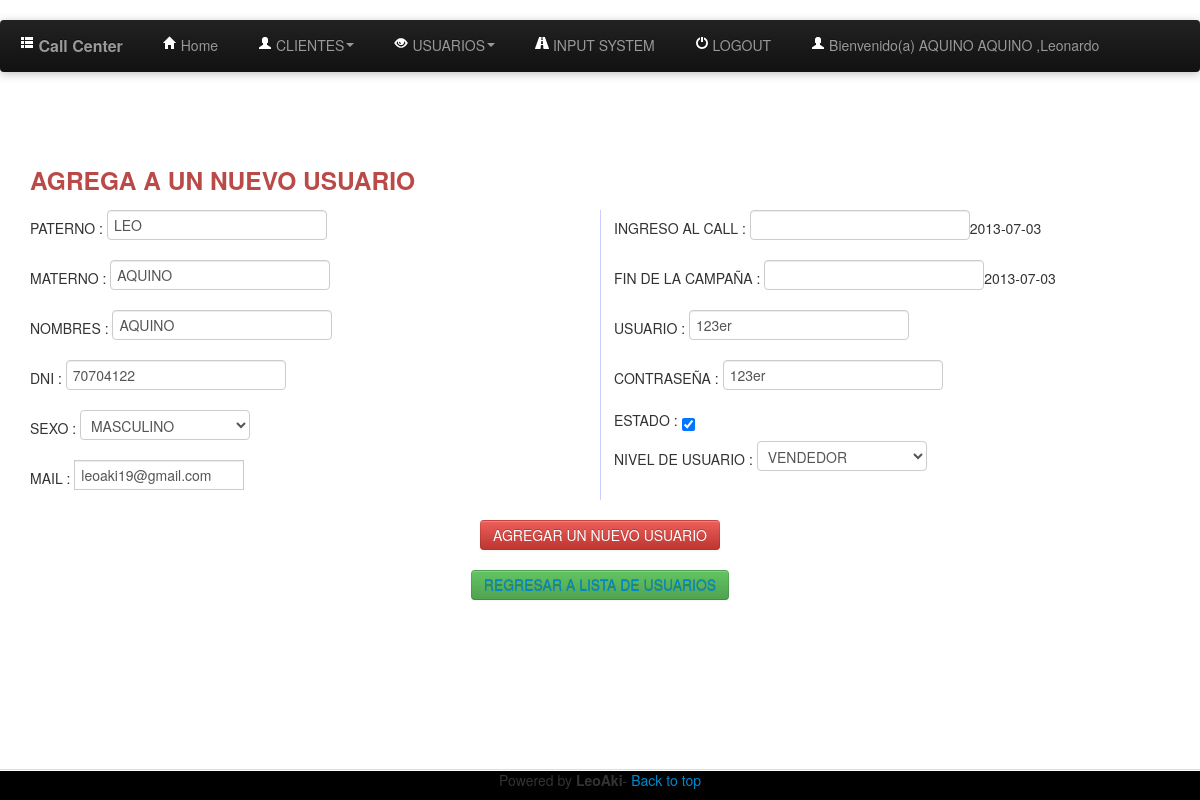
The page /procesa3.php?code=11 (signed in) on the database its author committed.
### tables this page shows
CREATE TABLE IF NOT EXISTS `Persona` (
  `codigo` int(11) NOT NULL AUTO_INCREMENT,
  `paterno` varchar(50) DEFAULT NULL,
  `materno` varchar(50) DEFAULT NULL,
  `nombres` varchar(100) DEFAULT NULL,
  `dni` char(8) DEFAULT NULL,
  `sexo` char(1) DEFAULT NULL,
  `email` varchar(100) DEFAULT NULL,
  `inicio` date DEFAULT NULL,
  `fin` date NOT NULL,
  `usuario` varchar(25) NOT NULL,
  `contrasena` varchar(32) NOT NULL,
  `nivel` int(4) NOT NULL,
  `estado` int(1) NOT NULL,
  `ultimasesion` datetime NOT NULL,
  PRIMARY KEY (`codigo`)
);

### class/Persona.php (called while the page is built, shortened)
<?php
require_once 'CONECTION.php';
class Persona extends Conection{
    private $PATERNO;
    private $MATERNO;
    private $NOMBRES;
    private $DNI;
    private $SEXO;
    private $EMAIL;
    private $INICIO;
    private $FIN;
    private $USUARIO;
    private $CONTRASENA;
    public function getUSUARIO() {
        return $this->USUARIO;
    }
    public function getCONTRASENA() {
        return $this->CONTRASENA;
    }
    public function getPATERNO() {
        return $this->PATERNO;
    }
    public function getMATERNO() {
        return $this->MATERNO;
    }
    public function getNOMBRES() {
        return $this->NOMBRES;
    }
    public function getDNI() {
        return $this->DNI;
    }
    public function getSEXO() {
        return $this->SEXO;
    }
    public function getEMAIL() {
        return $this->EMAIL;
    }
    public function getINICIO() {
        return $this->INICIO;
    }
    public function getFIN() {
        return $this->FIN;
    }
    public function QUIENES($dni) {
        $coneccion= new Conection();
        $consulta=  mysql_query("Select * from persona where codigo='".$dni."';");
        return $consulta;
    }
    public function setDATA($codigo,$paterno,$materno,$nombres,$dni,$sexo,$email,$inicio,$fin,$usuario,$contrasena,$nivel,$estado,$ultimasesion){
        $this->PATERNO=$paterno;
        $this->MATERNO=$materno;
        $this->NOMBRES=$nombres;
        $this->DNI=$dni;
        $this->SEXO=$sexo;
        $this->EMAIL=$email;
        $this->INICIO=$inicio;
        $this->FIN=$fin;
        $this->USUARIO=$usuario;
        $this->CONTRASENA=$contrasena;
    }
    public function BUSCAR($codigo) {
        $conectar=new Conection();
        $PERSONA= new Persona();
        $query=  mysql_query("select * from persona where codigo=".$codigo);
        if($query){
            while ($row = mysql_fetch_array($query)) {
                $PERSONA->setDATA($row[0],$row[1],$row[2],$row[3],$row[4],$row[5],$row[6],$row[7],$row[8],$row[9],$row[10],$row[11],$row[12],$row[13]);
            }
        }  else {
            echo 'NO SE ENCONTRO NINGUN REGISTRO';
        }
        return $PERSONA;
    }
}
?>

### class/CONECTION.php (called while the page is built, shortened)
<?php
class CONECTION {
    public function CONECT() {
        $this->SERVER="localhost";
        $this->BD="CALL_CENTER";
        $this->PASS="lncc";
        $this->USER="root";
        $this->CONECCION=mysql_connect($this->SERVER, $this->USER, $this->PASS) or
                die (mysql_error());
        return $this->CONECCION;
    }
}
?>

### procesa3.php (the view, shortened to what this page needs)
<?php session_start();
$coder=$_GET['code'];
?>
<!DOCTYPE html>
<html lang="es">
<head>
</head>
<?php
require_once 'class/Persona.php';
$person= new Persona();
$valor=$person->BUSCAR($coder);
if(!$_SESSION['USERINPUT'])
{
session_start();
session_destroy();
header('location: index.php');
}else{
    require_once 'includes/header.php';
?>
<body>
<center>
<div style="width: 95%; text-align: justify" id="divmain">
    <h3 class="text-error">AGREGA A UN NUEVO USUARIO</h3>
<form id="frm1" name="frm1" action="" method="POST" onsubmit='agregarPais();'>
<div class="multicolumna5columnas">
<div class="control-group">
    <span class="control-label">PATERNO : </span>
    <input type="text" id="txtpat" name="txtpat" value="<?php echo $valor->getPATERNO(); ?>">
</div>
<div class="control-group">
    <span class="control-label">MATERNO : </span>
    <input type="text" id="txtmat" name="txtmat" value="<?php echo $valor->getMATERNO(); ?>">
</div>
<div class="control-group">
    <span class="control-label">NOMBRES : </span>
    <input type="text" id="txtname" name="txtname" value="<?php echo $valor->getNOMBRES(); ?>">
</div>
<div class="control-group">
    <span class="control-label">DNI : </span>
    <input type="text" id="txtdni" name="txtdni"maxlength="8"  value="<?php echo $valor->getDNI(); ?>"/>
</div>
<div class="control-group">
    <span class="control-label">SEXO : </span>
    <select class="span2" id="txtsexo" name="txtsexo" value="<?php echo $valor->getSEXO(); ?>"/>
        <option value="M">MASCULINO</option>
</div>
    <span class="control-label">MAIL : </span>
    <div class="input-prepend input-append">
    <input class="span2" id="txtmail1" name="txtmail1" type="text" value="<?php echo $valor->getEMAIL(); ?>"/>
    </div>
<div class="control-group">
    <span class="control-label">INGRESO AL CALL : </span>
    <input type="text" id="datepicker" name="datepicker" size="30"/><?php echo $valor->getINICIO(); ?>
</div>
<div class="control-group">
    <span class="control-label">FIN DE LA CAMPA&Ntilde;A : </span>
    <input type="text" id="datepicker2" name="datepicker2" size="30"/><?php echo $valor->getFIN(); ?>
</div>
<div class="control-group">
    <span class="control-label">USUARIO : </span>
    <input type="text" id="txtuser" name="txtuser" value="<?php echo $valor->getUSUARIO(); ?>"/>
</div>
<div class="control-group">
    <span class="control-label">CONTRASE&Ntilde;A : </span>
    <input type="text" id="txtcontra" name="txtcontra" value="<?php echo $valor->getCONTRASENA(); ?>"/>
</div>
<div class="control-group">
    <span class="control-label">ESTADO : </span>
    <input type="checkbox" id="txtstatus" name="txtstatus" checked>
</div>
<div class="control-group">
    <span class="control-label">NIVEL DE USUARIO : </span>
    <select class="span2" id="txtlevel" name="txtlevel">
        <option value="3">VENDEDOR</option>
    </select>
</div>
</div>
    <br>
    <center><button type="submit" class="btn btn-danger" id="btnsend" name="btnsend">AGREGAR UN NUEVO USUARIO</button></center>
</form>
</div>
    <button class="btn btn-success"><a href="manteinuser.php">REGRESAR A LISTA DE USUARIOS</a></button>
</center>
<?php require_once 'includes/footer.php'; ?>
    </body>
<?php }?>
</html>

### includes/header.php (shortened to what this page needs)
<div class="navbar-wrapper">
    <div class="navbar navbar-inverse">
      <div class="navbar-inner">
        <a class="brand" href=""><i class="icon-th-list icon-white"></i> Call Center</a>
        <div class="nav-collapse collapse">
          <ul class="nav">
            <li><a href="index.php"><i class="icon icon-home icon-white"></i> Home</a></li>
            <li class="dropdown">
              <a href="#" class="dropdown-toggle" data-toggle="dropdown"><i class="icon-user icon-white"></i> CLIENTES<b class="caret"></b></a>
            </li>
            <?php if($_SESSION['NIVEL']==1) {?>
            <li class="dropdown">
              <a href="#" class="dropdown-toggle" data-toggle="dropdown"><i class="icon-eye-open icon-white"></i> USUARIOS<b class="caret"></b></a>
            </li>
            <?php }
            if($_SESSION['NIVEL']==1 || $_SESSION['NIVEL']==2) {
            ?>
            <li><a href="inputsystem.php"><i class="icon-road icon-white"></i> INPUT SYSTEM</a></li>
            <?php  }
            ?>
            <li><a href="logout.php"><i class="icon-off icon-white"></i> LOGOUT</a></li>
            <li>
                <?php
                require_once "class/Persona.php";
                $QUIEN= new Persona();
                $uiui=$QUIEN->QUIENES($_SESSION["codigo"]);
                if($rowcito=  mysql_fetch_array($uiui)){
                    $paterno=$rowcito["paterno"];
                    $materno=$rowcito["materno"];
                    $nombrestodos=$rowcito["nombres"];
                }
                echo "<a><i class='icon-user icon-white'></i> Bienvenido(a) $paterno $materno ,$nombrestodos</a>";?>
           </li>
          </ul>
        </div>
      </div>
    </div>
</div>

### static/css/mystyle.css (style rules this page uses)
body { padding-top: 150px; padding-bottom: 40px; }
* { margin: 0; }
.navbar-wrapper { position: absolute; top: 0; left: 0; right: 0; z-index: 10; margin-top: 20px; margin-bottom: -90px; }
.navbar-wrapper .navbar { width: 100%; }
.navbar .navbar-inner { border: 0; -webkit-box-shadow: 0 2px 10px rgba(0,0,0,.25); -moz-box-shadow: 0 2px 10px rgba(0,0,0,.25); box-shadow: 0 2px 10px rgba(0,0,0,.25); }
.navbar .brand { padding: 14px 20px 16px; font-size: 16px; font-weight: bold; text-shadow: 0 -1px 0 rgba(0,0,0,.5); }
.navbar .nav > li > a { padding: 15px 20px; }

### procesa3.php (style rules this page uses)
.multicolumna5columnas { -moz-column-count: 2; -moz-column-gap: 2em; -moz-column-rule: 1px solid #ccf; -webkit-column-count: 2; -webkit-column-gap: 2em; -webkit-column-rule: 1px solid #ccf; }

### rows shown on the page
persona: paterno "AQUINO", materno "AQUINO", nombres "Leonardo"
persona: txtpat "LEO", txtmat "AQUINO", txtname "AQUINO", txtdni "70704122", txtsexo "MASCULINO", txtmail1 "leoaki19@gmail.com", inicio "2013-07-03", fin "2013-07-03", txtuser "123er", txtcontra "123er"
